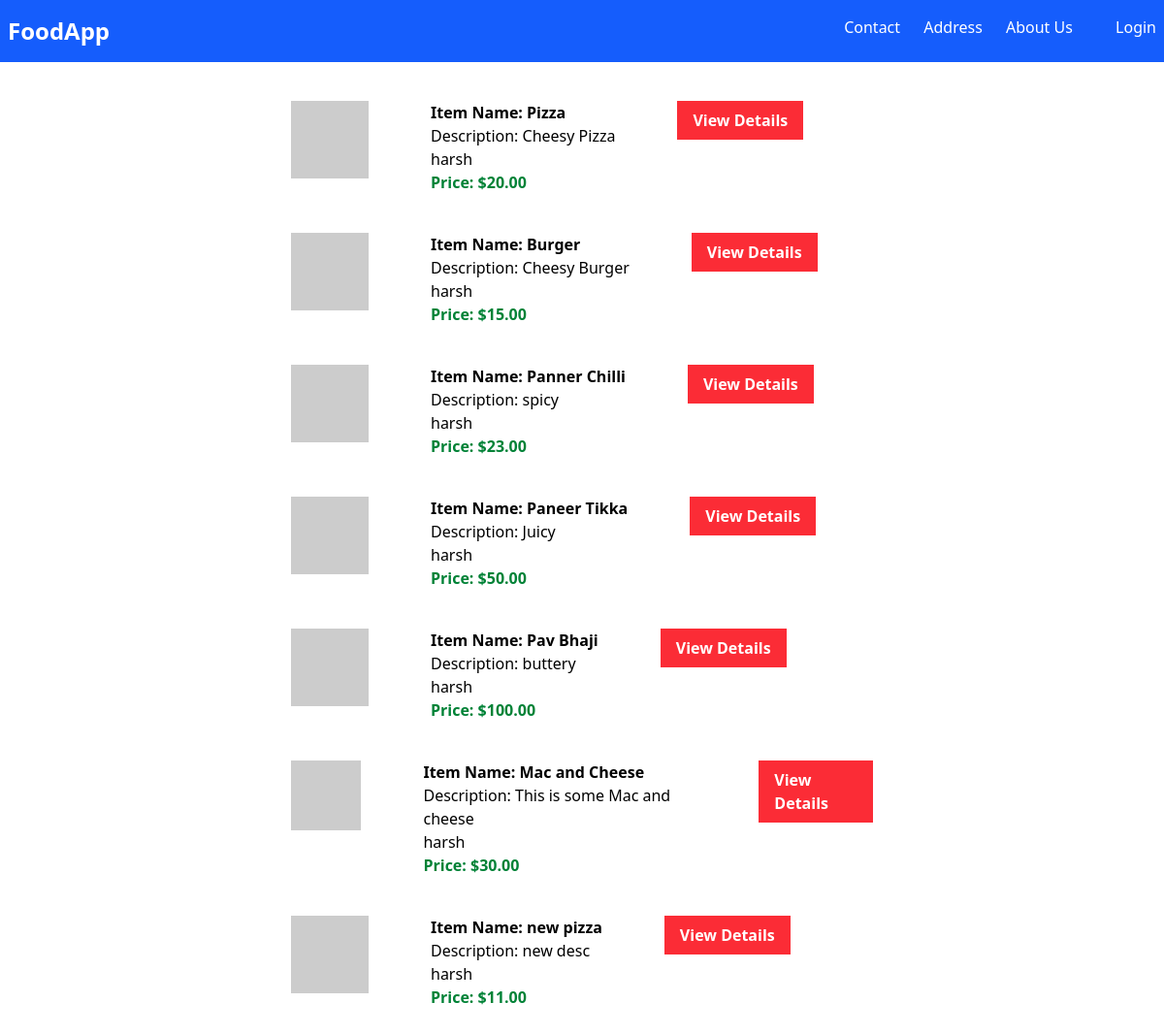
/myapp/, run on an earlier commit of the app's database.
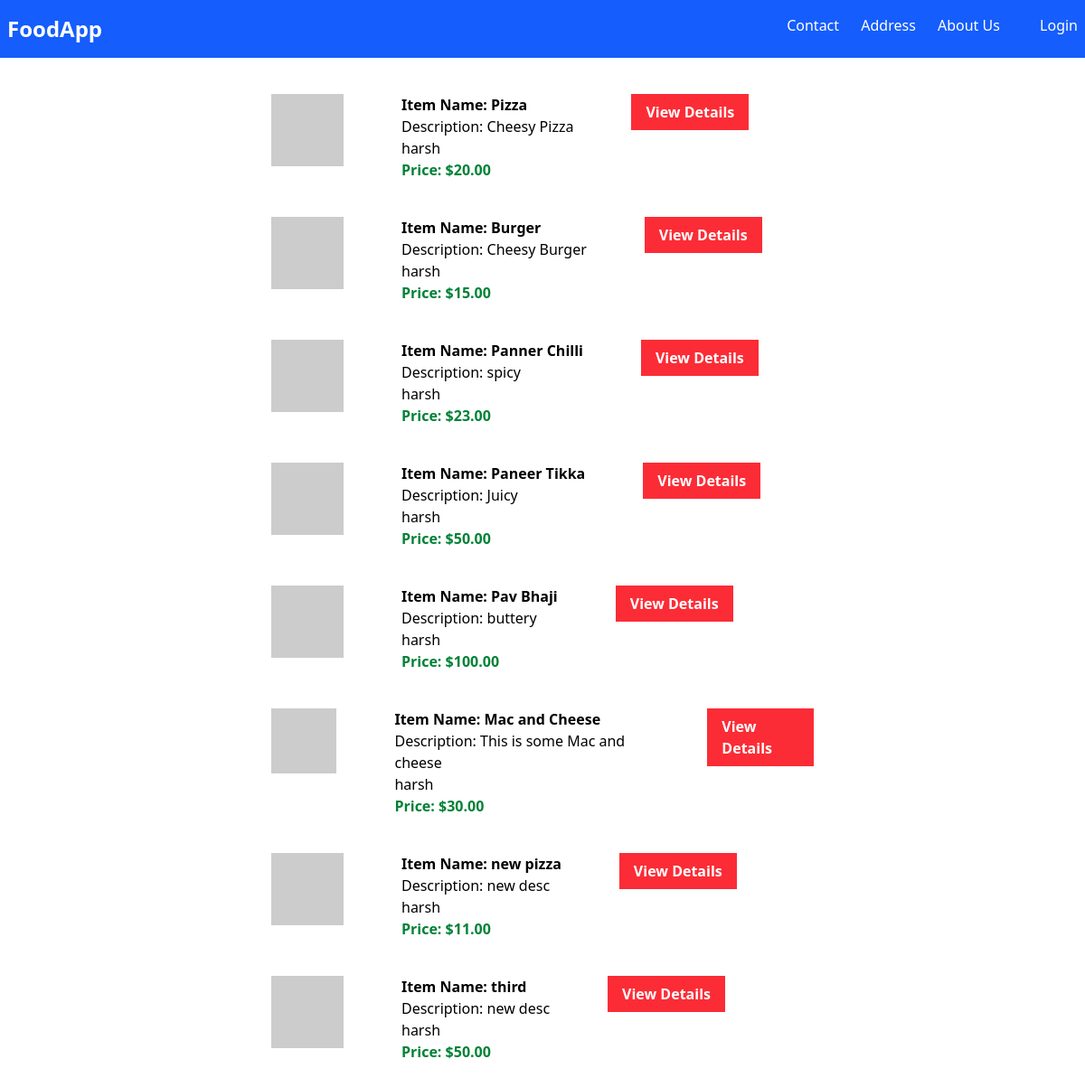
And on a later commit of the database.
### myapp/models.py (models this page shows, shortened)
class Item(models.Model):
    class Meta:
        indexes = [
            models.Index(fields=['user_name', 'item_price']),
        ]
    user_name = models.ForeignKey(User, on_delete=models.CASCADE, default=1)
    item_name = models.CharField(max_length=200, db_index=True)
    item_description = models.CharField()
    item_price = models.DecimalField(max_digits=6, decimal_places=2, db_index=True)
    item_image = models.URLField(max_length=1000, default="https://placeholder.com")
    is_available = models.BooleanField(default=True)
    created_at = models.DateTimeField(auto_now_add=True)

### myapp/views.py (the view)
# urls.py: path('', views.IndexClassView.as_view(), name='index'),
class IndexClassView(ListView):
    model = Item
    template_name = 'myapp/index.html'
    context_object_name = 'item_list'

### myapp/templates/myapp/index.html (shortened to what this page needs)
{% extends 'myapp/base.html' %}
{% block body %}
    <div>
        {% for item in item_list %}
            <div class="m-10 flex w-1/2 mx-auto">
                <div>
                    <img src="{{ item.item_image }}" alt="" >
                </div>
                <div class="mx-16">
                    <h1 class="font-bold">Item Name: {{ item.item_name }}</h1>
                    <p>Description: {{ item.item_description }} </p>
                    <div> {{ item.user_name }}</div>
                    <h2 class="text-green-700 font-bold">Price: ${{ item.item_price }}</h2>
                </div>
                <div>
                    <a href="{% url 'myapp:item_detail' item.id %}" class="inline-block bg-red-500 text-white font-bold px-4 py-2">View Details</a>
                </div>
            </div>
        {% endfor %}
    </div>
{% endblock %}

What changed in the data, as far as the page shows it:
added Item: item_name "third", item_description "new desc", user_name "harsh", item_price "50.00"
